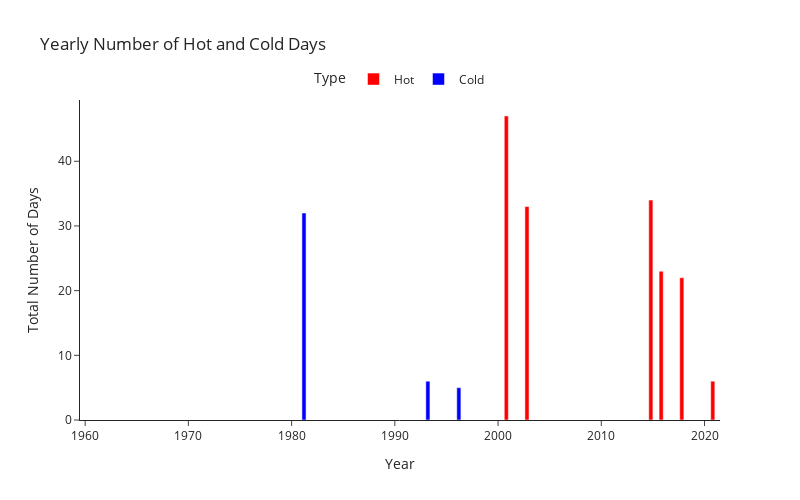

Here is the notebook cell this chart was saved with:
### Code cell
fig = utils.plot_bars(yearly_sum)
fig.update_layout(
    barmode='group',  # Group bars next to each other
    title="Yearly Number of Hot and Cold Days",
    xaxis_title="Year",
    yaxis_title="Total Number of Days",
    template="simple_white", 
    legend=dict(title="Type", orientation="h", yanchor="bottom", y=1.02, xanchor="center", x=0.5),
    width=800,
    height=500
)
fig.show()

### Figure 1 — Plotly figure (JSON) as saved in the notebook; plotly's stock layout.template omitted (floating-point values rounded to 4 significant figures)
{"data": [{"marker": {"color": "red"}, "name": "Hot", "type": "bar", "x": [1960, 1961, 1962, 1963, 1964, 1965, 1966, 1967, 1968, 1969, 1970, 1971, 1972, 1973, 1974, 1975, 1976, 1977, 1978, 1979, 1980, 1981, 1982, 1983, 1984, 1985, 1986, 1987, 1988, 1989, 1990, 1991, 1992, 1993, 1994, 1995, 1996, 1997, 1998, 1999, 2000, 2001, 2002, 2003, 2004, 2005, 2006, 2007, 2008, 2009, 2010, 2011, 2012, 2013, 2014, 2015, 2016, 2017, 2018, 2019, 2020, 2021], "y": [0, 0, 0, 0, 0, 0, 0, 0, 0, 0, 0, 0, 0, 0, 0, 0, 0, 0, 0, 0, 0, 0, 0, 0, 0, 0, 0, 0, 0, 0, 0, 0, 0, 0, 0, 0, 0, 0, 0, 0, 0, 47, 0, 33, 0, 0, 0, 0, 0, 0, 0, 0, 0, 0, 0, 34, 23, 0, 22, 0, 0, 6]}, {"marker": {"color": "blue"}, "name": "Cold", "type": "bar", "x": [1960, 1961, 1962, 1963, 1964, 1965, 1966, 1967, 1968, 1969, 1970, 1971, 1972, 1973, 1974, 1975, 1976, 1977, 1978, 1979, 1980, 1981, 1982, 1983, 1984, 1985, 1986, 1987, 1988, 1989, 1990, 1991, 1992, 1993, 1994, 1995, 1996, 1997, 1998, 1999, 2000, 2001, 2002, 2003, 2004, 2005, 2006, 2007, 2008, 2009, 2010, 2011, 2012, 2013, 2014, 2015, 2016, 2017, 2018, 2019, 2020, 2021], "y": [0, 0, 0, 0, 0, 0, 0, 0, 0, 0, 0, 0, 0, 0, 0, 0, 0, 0, 0, 0, 0, 32, 0, 0, 0, 0, 0, 0, 0, 0, 0, 0, 0, 6, 0, 0, 5, 0, 0, 0, 0, 0, 0, 0, 0, 0, 0, 0, 0, 0, 0, 0, 0, 0, 0, 0, 0, 0, 0, 0, 0, 0]}], "layout": {"barmode": "group", "height": 500, "legend": {"orientation": "h", "title": {"text": "Type"}, "x": 0.5, "xanchor": "center", "y": 1.02, "yanchor": "bottom"}, "title": {"text": "Yearly Number of Hot and Cold Days"}, "width": 800, "xaxis": {"title": {"text": "Year"}}, "yaxis": {"title": {"text": "Total Number of Days"}}}}
